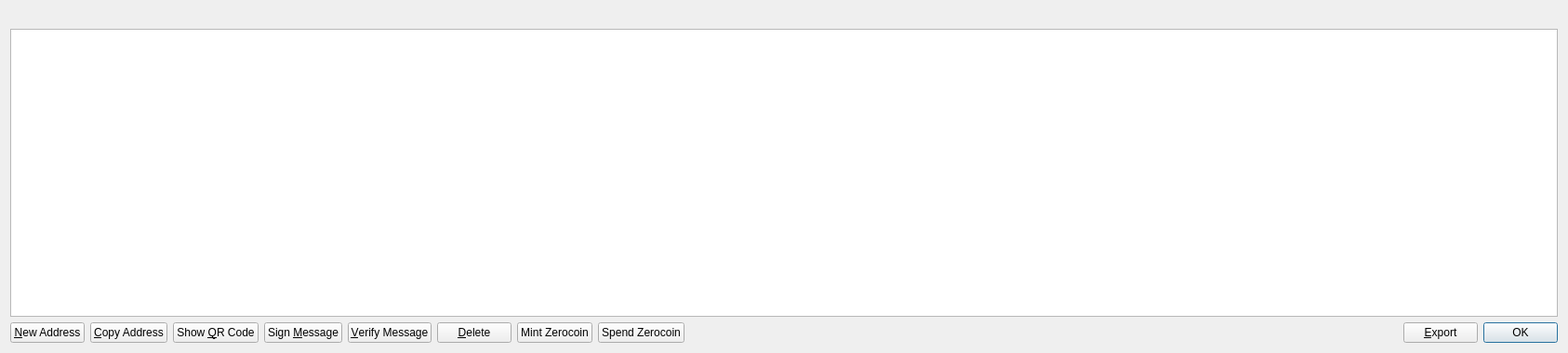
<?xml version="1.0" encoding="UTF-8"?>
<ui version="4.0">
 <class>AddressBookPage</class>
 <widget class="QWidget" name="AddressBookPage">
  <property name="geometry">
   <rect>
    <x>0</x>
    <y>0</y>
    <width>1686</width>
    <height>380</height>
   </rect>
  </property>
  <property name="windowTitle">
   <string>Address Book</string>
  </property>
  <layout class="QVBoxLayout" name="verticalLayout">
   <item>
    <widget class="QLabel" name="labelExplanation">
     <property name="textFormat">
      <enum>Qt::PlainText</enum>
     </property>
     <property name="wordWrap">
      <bool>true</bool>
     </property>
    </widget>
   </item>
   <item>
    <widget class="QTableView" name="tableView">
     <property name="contextMenuPolicy">
      <enum>Qt::CustomContextMenu</enum>
     </property>
     <property name="toolTip">
      <string>Double-click to edit address or label</string>
     </property>
     <property name="tabKeyNavigation">
      <bool>false</bool>
     </property>
     <property name="alternatingRowColors">
      <bool>true</bool>
     </property>
     <property name="selectionMode">
      <enum>QAbstractItemView::SingleSelection</enum>
     </property>
     <property name="selectionBehavior">
      <enum>QAbstractItemView::SelectRows</enum>
     </property>
     <property name="sortingEnabled">
      <bool>true</bool>
     </property>
     <attribute name="verticalHeaderVisible">
      <bool>false</bool>
     </attribute>
    </widget>
   </item>
   <item>
    <layout class="QHBoxLayout" name="horizontalLayout">
     <item>
      <widget class="QPushButton" name="newAddress">
       <property name="toolTip">
        <string>Create a new address</string>
       </property>
       <property name="text">
        <string>&amp;New Address</string>
       </property>
       <property name="icon">
        <iconset resource="../bitcoin.qrc">
         <normaloff>:/icons/add</normaloff>:/icons/add</iconset>
       </property>
      </widget>
     </item>
     <item>
      <widget class="QPushButton" name="copyAddress">
       <property name="toolTip">
        <string>Copy the currently selected address to the system clipboard</string>
       </property>
       <property name="text">
        <string>&amp;Copy Address</string>
       </property>
       <property name="icon">
        <iconset resource="../bitcoin.qrc">
         <normaloff>:/icons/editcopy</normaloff>:/icons/editcopy</iconset>
       </property>
      </widget>
     </item>
     <item>
      <widget class="QPushButton" name="showQRCode">
       <property name="text">
        <string>Show &amp;QR Code</string>
       </property>
       <property name="icon">
        <iconset resource="../bitcoin.qrc">
         <normaloff>:/icons/qrcode</normaloff>:/icons/qrcode</iconset>
       </property>
      </widget>
     </item>
     <item>
      <widget class="QPushButton" name="signMessage">
       <property name="toolTip">
        <string>Sign a message to prove you own a zebra address</string>
       </property>
       <property name="text">
        <string>Sign &amp;Message</string>
       </property>
       <property name="icon">
        <iconset resource="../bitcoin.qrc">
         <normaloff>:/icons/edit</normaloff>:/icons/edit</iconset>
       </property>
      </widget>
     </item>
     <item>
      <widget class="QPushButton" name="verifyMessage">
       <property name="toolTip">
        <string>Verify a message to ensure it was signed with a specified zebra address</string>
       </property>
       <property name="text">
        <string>&amp;Verify Message</string>
       </property>
       <property name="icon">
        <iconset resource="../bitcoin.qrc">
         <normaloff>:/icons/transaction_0</normaloff>:/icons/transaction_0</iconset>
       </property>
      </widget>
     </item>
     <item>
      <widget class="QPushButton" name="deleteAddress">
       <property name="toolTip">
        <string>Delete the currently selected address from the list</string>
       </property>
       <property name="text">
        <string>&amp;Delete</string>
       </property>
       <property name="icon">
        <iconset resource="../bitcoin.qrc">
         <normaloff>:/icons/remove</normaloff>:/icons/remove</iconset>
       </property>
      </widget>
     </item>
     <item>
      <widget class="QPushButton" name="zerocoinMintButton">
       <property name="enabled">
        <bool>true</bool>
       </property>
       <property name="styleSheet">
        <string notr="true"/>
       </property>
       <property name="text">
        <string>Mint Zerocoin</string>
       </property>
       <property name="icon">
        <iconset resource="../bitcoin.qrc">
         <normaloff>:/icons/add</normaloff>:/icons/add</iconset>
       </property>
      </widget>
     </item>
     <item>
      <widget class="QPushButton" name="zerocoinSpendButton">
       <property name="text">
        <string>Spend Zerocoin</string>
       </property>
       <property name="icon">
        <iconset resource="../bitcoin.qrc">
         <normaloff>:/icons/edit</normaloff>:/icons/edit</iconset>
       </property>
      </widget>
     </item>
     <item>
      <spacer name="horizontalSpacer">
       <property name="orientation">
        <enum>Qt::Horizontal</enum>
       </property>
       <property name="sizeHint" stdset="0">
        <size>
         <width>40</width>
         <height>20</height>
        </size>
       </property>
      </spacer>
     </item>
     <item>
      <widget class="QPushButton" name="exportButton">
       <property name="toolTip">
        <string>Export the data in the current tab to a file</string>
       </property>
       <property name="text">
        <string>&amp;Export</string>
       </property>
       <property name="icon">
        <iconset resource="../bitcoin.qrc">
         <normaloff>:/icons/export</normaloff>:/icons/export</iconset>
       </property>
      </widget>
     </item>
     <item>
      <widget class="QDialogButtonBox" name="buttonBox">
       <property name="sizePolicy">
        <sizepolicy hsizetype="Maximum" vsizetype="Fixed">
         <horstretch>0</horstretch>
         <verstretch>0</verstretch>
        </sizepolicy>
       </property>
       <property name="standardButtons">
        <set>QDialogButtonBox::Ok</set>
       </property>
      </widget>
     </item>
    </layout>
   </item>
  </layout>
 </widget>
 <resources>
  <include location="../bitcoin.qrc"/>
 </resources>
 <connections/>
</ui>
